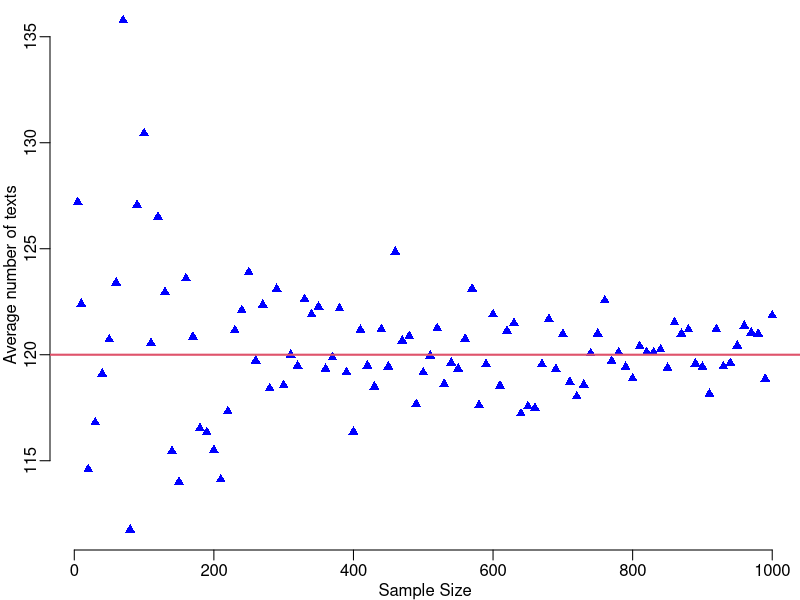

Here is the R script that generated this plot:
pdf("images/chapter_4/LLNtexts.pdf")
par(mar = c(2.5, 2.5, 0, 0), mgp = c(1.5, 0.5, 0))
#label===texts-lln-sim
ssize <- c(5, seq(10, 1000, by=10))
myMsg <- rep(0, length(ssize))
set.seed((40001))
for (i in 1:length(ssize)) {
    myMsg[i] <- mean(12*rpois(ssize[i], 10))  # (@\wingding{1}@)
}
plot(ssize, myMsg, pch=17, col="blue", axes=FALSE,
	xlab="Sample Size", ylab="Average number of texts")
axis(1); axis(2)
#===end
abline(h=12*10, lwd=2,col=2)
dev.off()
